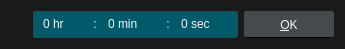
<?xml version="1.0" encoding="UTF-8"?>
<ui version="4.0">
 <class>JumpDialog</class>
 <widget class="QDialog" name="JumpDialog">
  <property name="geometry">
   <rect>
    <x>0</x>
    <y>0</y>
    <width>342</width>
    <height>45</height>
   </rect>
  </property>
  <property name="windowTitle">
   <string>Dialog</string>
  </property>
  <property name="styleSheet">
   <string notr="true">QWidget {
	font: 12px &quot;Noto Sans&quot;, &quot;FreeSans&quot;;
	background: #1A1A1A;
	color: whitesmoke;
}

#horizontalLayoutWidget {
	background: #005A6A;
	border-radius: 2px;
}

/* QSpinBox */

QSpinBox {
	background: #005A6A;
}
QSpinBox::disabled {
	color: #B8B8B8;
}
QSpinBox::up-button, 
QSpinBox::down-button {
	border: none;
	width: 10px;
}
QSpinBox::up-arrow {
	background: url(:/img/up-arrow.svg);
}
QSpinBox::down-arrow {
	background: url(:/img/down-arrow.svg);
}

/* QPushButton */

QPushButton {
	background: #454A4D;
	border: 1px solid #454A4D;
	border-bottom: 1px solid black;
	border-radius: 2px;
	color: whitesmoke;
	min-width: 76px;
	min-height: 17px;
	padding: 4px 6px;
}
QPushButton:focus {
	border: 1px solid whitesmoke;
	outline: none;
}
QPushButton:pressed {
	background: #2E3133;
}
QPushButton:disabled {
	background: black;
	border: 1px solid #454A4D;
	color: #B8B8B8;
}</string>
  </property>
  <layout class="QHBoxLayout" name="horizontalLayout_2">
   <item>
    <widget class="QLabel" name="validEntryLabel">
     <property name="sizePolicy">
      <sizepolicy hsizetype="Fixed" vsizetype="Fixed">
       <horstretch>0</horstretch>
       <verstretch>0</verstretch>
      </sizepolicy>
     </property>
     <property name="minimumSize">
      <size>
       <width>16</width>
       <height>16</height>
      </size>
     </property>
     <property name="pixmap">
      <pixmap resource="../rsclist.qrc">:/img/exists.svg</pixmap>
     </property>
     <property name="alignment">
      <set>Qt::AlignCenter</set>
     </property>
    </widget>
   </item>
   <item>
    <widget class="QWidget" name="horizontalLayoutWidget" native="true">
     <layout class="QHBoxLayout" name="horizontalLayout">
      <property name="leftMargin">
       <number>5</number>
      </property>
      <property name="topMargin">
       <number>0</number>
      </property>
      <property name="rightMargin">
       <number>5</number>
      </property>
      <property name="bottomMargin">
       <number>0</number>
      </property>
      <item>
       <widget class="QSpinBox" name="hourBox">
        <property name="frame">
         <bool>false</bool>
        </property>
        <property name="suffix">
         <string> hr</string>
        </property>
       </widget>
      </item>
      <item>
       <widget class="QLabel" name="label">
        <property name="sizePolicy">
         <sizepolicy hsizetype="Fixed" vsizetype="Fixed">
          <horstretch>0</horstretch>
          <verstretch>0</verstretch>
         </sizepolicy>
        </property>
        <property name="styleSheet">
         <string notr="true">QLabel {
	background: transparent;
}</string>
        </property>
        <property name="text">
         <string>:</string>
        </property>
        <property name="alignment">
         <set>Qt::AlignCenter</set>
        </property>
       </widget>
      </item>
      <item>
       <widget class="QSpinBox" name="minBox">
        <property name="frame">
         <bool>false</bool>
        </property>
        <property name="suffix">
         <string> min</string>
        </property>
       </widget>
      </item>
      <item>
       <widget class="QLabel" name="label_2">
        <property name="sizePolicy">
         <sizepolicy hsizetype="Fixed" vsizetype="Fixed">
          <horstretch>0</horstretch>
          <verstretch>0</verstretch>
         </sizepolicy>
        </property>
        <property name="styleSheet">
         <string notr="true">QLabel {
	background: transparent;
}</string>
        </property>
        <property name="text">
         <string>:</string>
        </property>
        <property name="alignment">
         <set>Qt::AlignCenter</set>
        </property>
       </widget>
      </item>
      <item>
       <widget class="QSpinBox" name="secBox">
        <property name="frame">
         <bool>false</bool>
        </property>
        <property name="suffix">
         <string> sec</string>
        </property>
       </widget>
      </item>
     </layout>
    </widget>
   </item>
   <item>
    <widget class="QPushButton" name="okButton">
     <property name="enabled">
      <bool>true</bool>
     </property>
     <property name="sizePolicy">
      <sizepolicy hsizetype="Fixed" vsizetype="Minimum">
       <horstretch>0</horstretch>
       <verstretch>0</verstretch>
      </sizepolicy>
     </property>
     <property name="text">
      <string>&amp;OK</string>
     </property>
     <property name="default">
      <bool>true</bool>
     </property>
    </widget>
   </item>
  </layout>
 </widget>
 <tabstops>
  <tabstop>hourBox</tabstop>
  <tabstop>minBox</tabstop>
  <tabstop>secBox</tabstop>
  <tabstop>okButton</tabstop>
 </tabstops>
 <resources>
  <include location="../rsclist.qrc"/>
 </resources>
 <connections/>
</ui>
